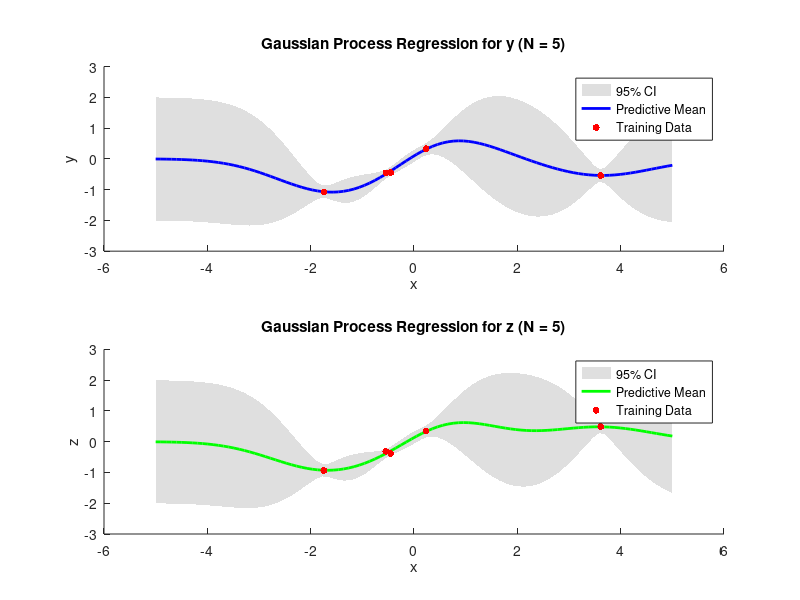

Write MATLAB code to recreate this figure. (Note: this script raises an error after producing the figure.)
%% Generate Sample Data
N_total = 20; % num of data points
x_full = -5 + 10 * rand(N_total, 1);
sigma_y = 0.1; % Noise std for y
sigma_z = 0.1; % Noise std for z

% Output z & y independent
y_full = sin(x_full) + sigma_y * randn(N_total, 1);
z_full = 0.5 * y_full + 0.2 * x_full + sigma_z * randn(N_total, 1);

% Test inputs for prediction
x_test = linspace(-5, 5, 100)';
N_test = length(x_test);

%% Define the RBF Kernel Function
sigma_f = 1.0; % signal variance
l = 1.0;       % lengthscale
kernel = @(x1, x2) sigma_f^2 * exp(- (x1 - x2).^2 / (2 * l^2));
%% Initialize GIF parameters
scriptPath = mfilename('fullpath');
[scriptDir, ~, ~] = fileparts(scriptPath);
filename = fullfile(scriptDir, 'mogp_indep_demo.gif');
frame_count = 0; % gif frame

figure;
set(gcf,'Color', 'w', 'Position', [100, 100, 800, 600]);

for N = 5:N_total
    % Subset of data
    x = x_full(1:N);
    y = y_full(1:N);
    z = z_full(1:N);
    
    % Compute kernel between training points 
    K_xx = zeros(N, N);
    for i = 1:N
        for j = 1:N
            K_xx(i, j) = kernel(x(i), x(j));
        end
    end
    
    % Add noise variance to the kernel
    K_y = K_xx + sigma_y^2 * eye(N); % For output y
    K_z = K_xx + sigma_z^2 * eye(N); % For output z
    
    % Compute kernel between training and test points
    K_xs = zeros(N, N_test);
    for i = 1:N
        for j = 1:N_test
            K_xs(i, j) = kernel(x(i), x_test(j));
        end
    end
    
    % Predictive mean and var for y
    mu_y = K_xs' * (K_y \ y);
    K_ss = zeros(N_test, N_test);
    for i = 1:N_test
        for j = 1:N_test
            K_ss(i, j) = kernel(x_test(i), x_test(j));
        end
    end
    var_y = diag(K_ss - K_xs' * (K_y \ K_xs));
    
    % Predictive mean and var for z
    mu_z = K_xs' * (K_z \ z);
    var_z = diag(K_ss - K_xs' * (K_z \ K_xs));
    
    % Plot the Results
    clf; % Clear current figure window
    subplot(2, 1, 1);
    hold on;
    fill([x_test; flipud(x_test)], [mu_y + 2*sqrt(var_y); flipud(mu_y - 2*sqrt(var_y))], [7 7 7]/8, 'EdgeColor', 'none'); % CI for y
    % Predictive mean for y
    plot(x_test, mu_y, 'b-', 'LineWidth', 2);
    % Training data for y
    scatter(x, y, 25, 'r', 'filled');
    xlabel('x');
    ylabel('y');
    title(['Gaussian Process Regression for y (N = ' num2str(N) ')']);
    legend('95% CI', 'Predictive Mean', 'Training Data', 'Location', 'Best');
    hold off;
    
    subplot(2, 1, 2);
    hold on;
    % Confidence interval for z
    fill([x_test; flipud(x_test)], [mu_z + 2*sqrt(var_z); flipud(mu_z - 2*sqrt(var_z))], [7 7 7]/8, 'EdgeColor', 'none');
    % Predictive mean for z
    plot(x_test, mu_z, 'g-', 'LineWidth', 2);
    % Training data for z
    scatter(x, z, 25, 'r', 'filled');
    xlabel('x');
    ylabel('z');
    title(['Gaussian Process Regression for z (N = ' num2str(N) ')']);
    legend('95% CI', 'Predictive Mean', 'Training Data', 'Location', 'Best');
    hold off;
    
%% Generate gif
    drawnow;
    frame = getframe(gcf);
    img = frame2im(frame);
    [img_ind, cmap] = rgb2ind(img, 256);
    
    if frame_count == 0
        imwrite(img_ind, cmap, filename, 'gif', 'LoopCount', Inf, 'DelayTime', 1);
    else
        imwrite(img_ind, cmap, filename, 'gif', 'WriteMode', 'append', 'DelayTime', 1);
    end
    frame_count = frame_count + 1;

    pause(1);
end
